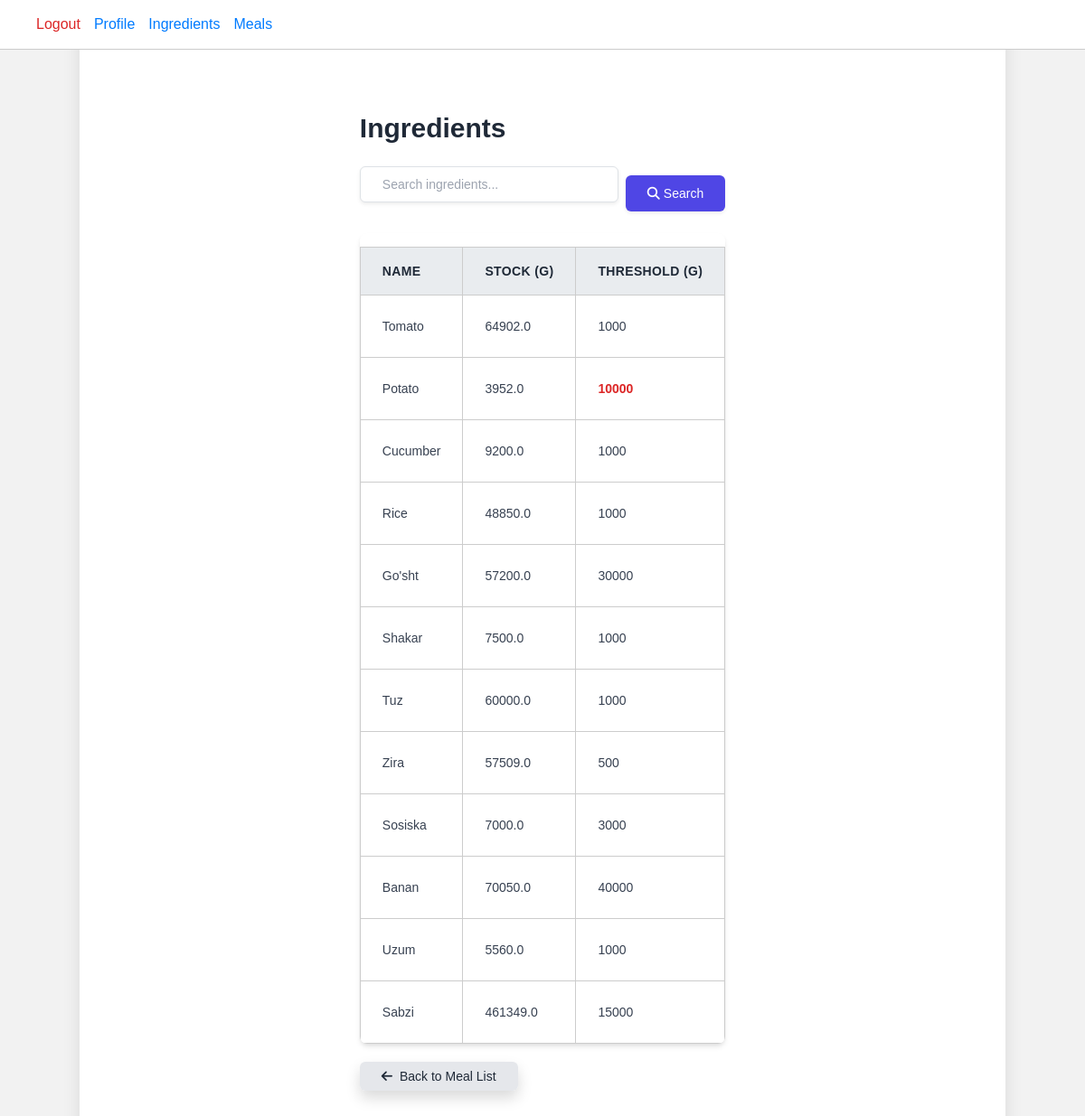
Screenshot of /ingredients/ (signed in) with the database file from the repository.
### mine/models.py (models this page shows, shortened)
class Ingredient(models.Model):
    name = models.CharField(max_length=100)
    stock_quantity = models.FloatField(default=0)  # current stock in grams (or your unit)
    treshold_quantity = models.PositiveBigIntegerField(default=1000)
    created_by = models.ForeignKey(User, on_delete=models.SET_NULL, null=True, blank=True)
    created_at = models.DateTimeField(auto_now_add=True)

### mine/views.py (the view)
# urls.py: path('ingredients/', views.ingredient_list, name='ingredient_list'),
@login_required
def ingredient_list(request):
    query = request.GET.get('q', '').strip()
    ingredients = Ingredient.objects.all()
    if query:
        ingredients = ingredients.filter(Q(name__icontains=query))
    return render(request, 'ingredient_list.html', {
        'ingredients': ingredients,
        'query': query,
    })

### templates/ingredient_list.html (shortened to what this page needs)
{% extends 'base.html' %}
{% block content %}
<div class="max-w-7xl mx-auto px-4 py-8 font-roboto">
  <div class="flex flex-col sm:flex-row justify-between items-center mb-6 gap-4">
    <h1 class="text-3xl font-semibold text-gray-800">Ingredients</h1>
  </div>
  <form method="get" class="mb-6 w-full sm:max-w-md flex gap-2">
    <div class="relative flex-1">
      <input type="text" name="q" value="{{ query }}"
            id="search-input"
            class="w-full h-10 text-sm px-4 pr-10 border border-gray-300 rounded-md shadow-sm focus:outline-none focus:ring-2 focus:ring-indigo-500"
            placeholder="Search ingredients..." />
    </div>
    <button type="submit"
            class="h-10 px-4 text-sm bg-indigo-600 hover:bg-indigo-700 text-white rounded-md shadow-sm flex items-center">
      <i class="fas fa-search mr-1"></i> Search
    </button>
  </form>
  <div class="overflow-x-auto rounded-lg shadow-md bg-white">
    <table class="min-w-full text-sm text-left text-gray-700">
      <thead class="bg-gray-100 text-gray-800 text-sm uppercase tracking-wide">
        <tr>
          <th class="px-6 py-3">Name</th>
          <th class="px-6 py-3">Stock (g)</th>
          <th class="px-6 py-3">Threshold (g)</th>
        </tr>
      </thead>
      <tbody>
        {% for ingredient in ingredients %}
        <tr class="border-b hover:bg-gray-50">
          <td class="px-6 py-4">{{ ingredient.name }}</td>
          <td class="px-6 py-4">{{ ingredient.stock_quantity }}</td>
          <td class="px-6 py-4 {% if ingredient.stock_quantity <= ingredient.treshold_quantity %}text-red-600 font-semibold{% endif %}">
            {{ ingredient.treshold_quantity }}
          </td>
        </tr>
        {% empty %}
        <tr>
          <td colspan="4" class="text-center px-6 py-4 text-gray-500 italic">No ingredients available.</td>
        </tr>
        {% endfor %}
      </tbody>
    </table>
  </div>
  <div class="mt-6">
    <a href="{% url 'meal_list' %}" class="text-sm bg-gray-200 hover:bg-gray-300 text-gray-800 px-4 py-2 rounded shadow">
      <i class="fas fa-arrow-left mr-1"></i> Back to Meal List
    </a>
  </div>
</div>
{% endblock %}

### templates/base.html (shortened to what this page needs)
<!DOCTYPE html>
<html lang="en">
<head>
    {% load static %}
    <link rel="stylesheet" href="{% static 'css/style.css' %}" />
    <link rel="stylesheet" href="{% static 'css/dashboard.css' %}" />
    <link href="https://cdn.jsdelivr.net/npm/bootstrap@5.3.2/dist/css/bootstrap.min.css" rel="stylesheet" />
    <link href="https://cdn.jsdelivr.net/npm/tailwindcss@2.2.19/dist/tailwind.min.css" rel="stylesheet" />
    <link rel="stylesheet" href="https://cdn.jsdelivr.net/npm/bootstrap-icons@1.11.1/font/bootstrap-icons.css">
    <link rel="stylesheet" href="https://cdnjs.cloudflare.com/ajax/libs/font-awesome/6.5.0/css/all.min.css">
</head>
<body>
    <div class="container">
        <nav>
            {% if user.is_authenticated %}
                <a href="{% url 'logout' %}" class="text-red-600 hover:underline">Logout</a>
                <a href="{% url 'profile' %}">Profile</a>
                <a href="{% url 'ingredient_list' %}">Ingredients</a>
                <a href="{% url 'meal_list' %}">Meals</a>
            {% else %}
                <a href="{% url 'login' %}" class="text-blue-600 hover:underline">Login</a>
            {% endif %}
        </nav>
        {% block content %}
        {% endblock %}
    </div>
</body>
</html>

### static/css/style.css (style rules this page uses)
body { font-family: 'Arial', sans-serif; background-color: #f8f9fa; margin: 0; padding: 0; }
h1, h2, h3 { color: #343a40; margin-bottom: 1rem; }
table { border-collapse: collapse; width: 100%; }
th, td { padding: 0.75rem; border: 1px solid #dee2e6; }
th { background-color: #e9ecef; text-align: left; }
body > .container, body > main { padding-top: 4.5rem; }

### templates/base.html (style rules this page uses)
html, body { height: 100%; margin: 0; background-color: #f2f2f2; font-family: Arial, sans-serif; padding: 0; }
body { display: flex; justify-content: center; align-items: flex-start; padding: 20px; box-sizing: border-box; }
.container { width: 100%; min-height: calc(100vh - 70px); background-color: #fff; padding: 40px 50px; margin: 0 auto; border-radius: 12px; box-shadow: 0 6px 20px rgba(0, 0, 0, 0.1); box-sizing: border-box; display: flex; flex-direction: column; }
nav { position: fixed; top: 0; left: 0; width: 100%; background-color: white; border-bottom: 1px solid #ccc; padding: 15px 40px; z-index: 1000; box-sizing: border-box; display: flex; align-items: center; flex-wrap: wrap; }
nav a { margin-right: 15px; text-decoration: none; color: #007bff; font-weight: 500; }
h1, h2 { color: #333; }
table { width: 100%; border-collapse: collapse; margin-top: 15px; }
table, th, td { border: 1px solid #ccc; }
th, td { padding: 10px; }
button { padding: 8px 12px; margin-top: 10px; cursor: pointer; }

### rows the page displays
Ingredient: name "Tomato", stock_quantity "64902.0", treshold_quantity "1000"
Ingredient: name "Potato", stock_quantity "3952.0", treshold_quantity "10000"
Ingredient: name "Cucumber", stock_quantity "9200.0", treshold_quantity "1000"
Ingredient: name "Rice", stock_quantity "48850.0", treshold_quantity "1000"
Ingredient: name "Go'sht", stock_quantity "57200.0", treshold_quantity "30000"
Ingredient: name "Shakar", stock_quantity "7500.0", treshold_quantity "1000"
Ingredient: name "Tuz", stock_quantity "60000.0", treshold_quantity "1000"
Ingredient: name "Zira", stock_quantity "57509.0", treshold_quantity "500"
Ingredient: name "Sosiska", stock_quantity "7000.0", treshold_quantity "3000"
Ingredient: name "Banan", stock_quantity "70050.0", treshold_quantity "40000"
Ingredient: name "Uzum", stock_quantity "5560.0", treshold_quantity "1000"
Ingredient: name "Sabzi", stock_quantity "461349.0", treshold_quantity "15000"
